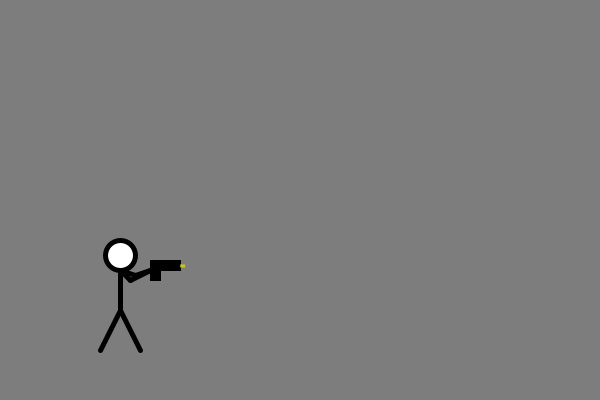
Frame 1 (no input)
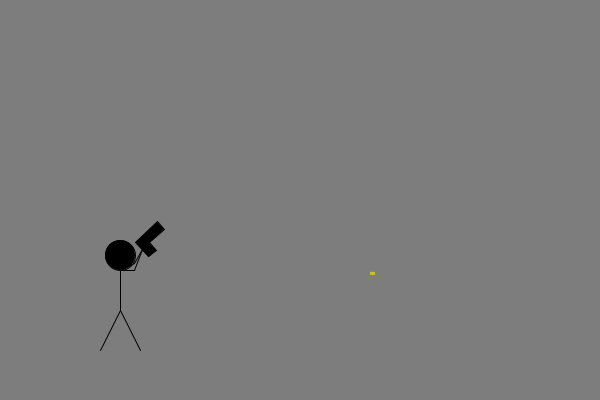
Frame 60 (the mouse pressed at the canvas centre just before this capture)
Frame 120 (the mouse held since frame 60 and released just before this capture): identical to frame 60, image omitted

The Processing sketch that drew these frames (run headless with seeded random() and noise(); from frame 60 on, the mouse is pressed at the canvas centre):

// Processing sketch: processing_69044
// ── processing_69044.pde

//Martin Costa, CP1, Mods 4-5

void setup()
{
  size(600,400);
  strokeWeight(5);
  frameRate(60);
  background(125);
}

int x1 = 10;
float x2 = 0;


void draw()
{
  recoil();
  shot();
  
    if (x2 < -0.5)
  {
    x2 = 0;
    x3 = 180;
    x4 = 185;
  }
  
  

}


void recoil()
{
  background(125);
  if(x1 > 400)
  {
    x1 = 10;
  }
  //ellipse(x1,x1,x1,x1);
  x1 = x1 + 10;
  line(100,350,120,310); //legs
  line(140,350,120,310);
  line(120,310,120,270); //body
  ellipse(120,255,30,30); //head
  
  translate(120,270);
  rotate(x2*PI/2);
  translate(-120,-270);
  line(120,270,130,280); //arms
  line(120,270,135,275);
  line(130,280,150,270);
  line(135,275,150,270);
  
  
  
  
  //quad(150,280,150,260,160,260,160,280);
  fill(0);
  strokeWeight(1);
  beginShape(); //gun
  vertex(150,280);
  vertex(150,260);
  vertex(180,260);
  vertex(180,270);
  vertex(160,270);
  vertex(160,280);
  vertex(150,280);
  endShape();
  x2 = x2 - 0.025;

}

int x3 = 180;
int y3 = 262;
int x4 = 185;
int y4 = 265;
int speed = 10;
  
void shot()
{
  
 
  
  translate(120,270);
  rotate(-1*(x2*PI/2));
  translate(-120,-270);
  noStroke();
  fill(200,200,20);
  quad(x3,y3,x3,y4,x4,y4,x4,y3);
  fill(0);
  stroke(0);
  x3 = x3 + speed;
  x4 = x4 + speed;
}
